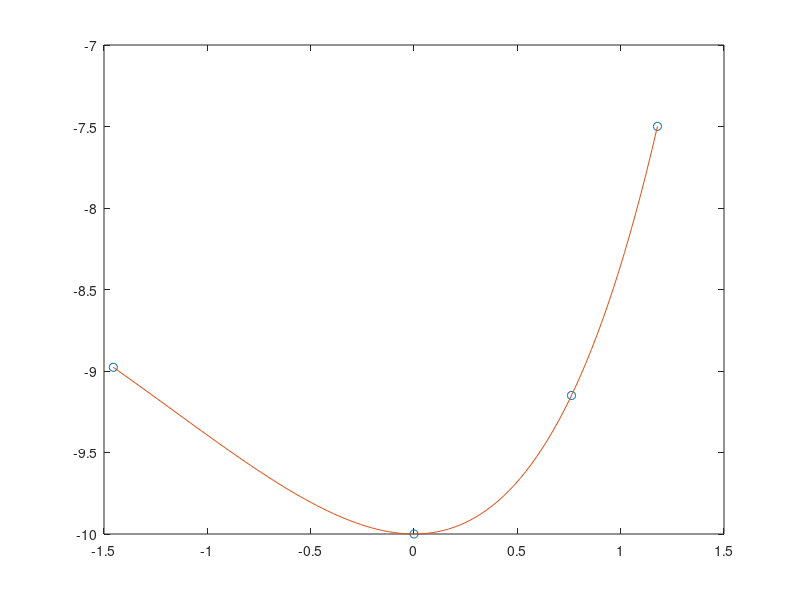

Recreate this plot in MATLAB. (Note: this script raises an error after producing the figure.)
x = [-1.455 0 0.762 1.178];
y1 = exp(-1.455/2)*(-1.455)^2 - 10;
y2 = exp(0/2)*(0)^2 - 10;
y3 = exp(0.762/2)*(0.762)^2 - 10;
y4 = exp(1.178/2)*(1.178)^2 - 10;
y = [y1 y2 y3 y4];

plot (x, y, 'o');
hold on;

xi = linspace(-1.455, 1.178, 100);
yi = exp(xi/2).*(xi).^2 - 10;
plot(xi, yi);

yi = zeros(size(xi));
for i = 1:length(xi)
    yi(i) = interpola(x, y, xi(i));
end

plot(xi, yi);
